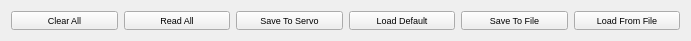
  <widget class="QWidget" name="layoutWidget">
   <property name="geometry">
    <rect>
     <x>10</x>
     <y>10</y>
     <width>691</width>
     <height>25</height>
    </rect>
   </property>
   <layout class="QHBoxLayout" name="horizontalLayout_32">
    <item>
     <widget class="QPushButton" name="pushButton_flowConfig_clearAll">
      <property name="sizePolicy">
       <sizepolicy hsizetype="Minimum" vsizetype="Preferred">
        <horstretch>0</horstretch>
        <verstretch>0</verstretch>
       </sizepolicy>
      </property>
      <property name="font">
       <font>
        <family>Arial</family>
        <pointsize>7</pointsize>
       </font>
      </property>
      <property name="text">
       <string>Clear All</string>
      </property>
     </widget>
    </item>
    <item>
     <widget class="QPushButton" name="pushButton_flowConfig_loadConfig">
      <property name="sizePolicy">
       <sizepolicy hsizetype="Minimum" vsizetype="Preferred">
        <horstretch>0</horstretch>
        <verstretch>0</verstretch>
       </sizepolicy>
      </property>
      <property name="font">
       <font>
        <family>Arial</family>
        <pointsize>7</pointsize>
       </font>
      </property>
      <property name="text">
       <string>Read All</string>
      </property>
     </widget>
    </item>
    <item>
     <widget class="QPushButton" name="pushButton_flowConfig_saveConfig">
      <property name="sizePolicy">
       <sizepolicy hsizetype="Minimum" vsizetype="Preferred">
        <horstretch>0</horstretch>
        <verstretch>0</verstretch>
       </sizepolicy>
      </property>
      <property name="font">
       <font>
        <family>Arial</family>
        <pointsize>7</pointsize>
       </font>
      </property>
      <property name="text">
       <string>Save To Servo</string>
      </property>
     </widget>
    </item>
    <item>
     <widget class="QPushButton" name="pushButton_flowConfig_loadDefaultConfig">
      <property name="sizePolicy">
       <sizepolicy hsizetype="Minimum" vsizetype="Preferred">
        <horstretch>0</horstretch>
        <verstretch>0</verstretch>
       </sizepolicy>
      </property>
      <property name="font">
       <font>
        <family>Arial</family>
        <pointsize>7</pointsize>
       </font>
      </property>
      <property name="text">
       <string>Load Default</string>
      </property>
     </widget>
    </item>
    <item>
     <widget class="QPushButton" name="pushButton_flowConfig_saveConfigToFile">
      <property name="sizePolicy">
       <sizepolicy hsizetype="Minimum" vsizetype="Preferred">
        <horstretch>0</horstretch>
        <verstretch>0</verstretch>
       </sizepolicy>
      </property>
      <property name="font">
       <font>
        <family>Arial</family>
        <pointsize>7</pointsize>
       </font>
      </property>
      <property name="text">
       <string>Save To File</string>
      </property>
     </widget>
    </item>
    <item>
     <widget class="QPushButton" name="pushButton_flowConfig_loadConfigFromFile">
      <property name="sizePolicy">
       <sizepolicy hsizetype="Minimum" vsizetype="Preferred">
        <horstretch>0</horstretch>
        <verstretch>0</verstretch>
       </sizepolicy>
      </property>
      <property name="font">
       <font>
        <family>Arial</family>
        <pointsize>7</pointsize>
       </font>
      </property>
      <property name="text">
       <string>Load From File</string>
      </property>
     </widget>
    </item>
   </layout>
  </widget>
